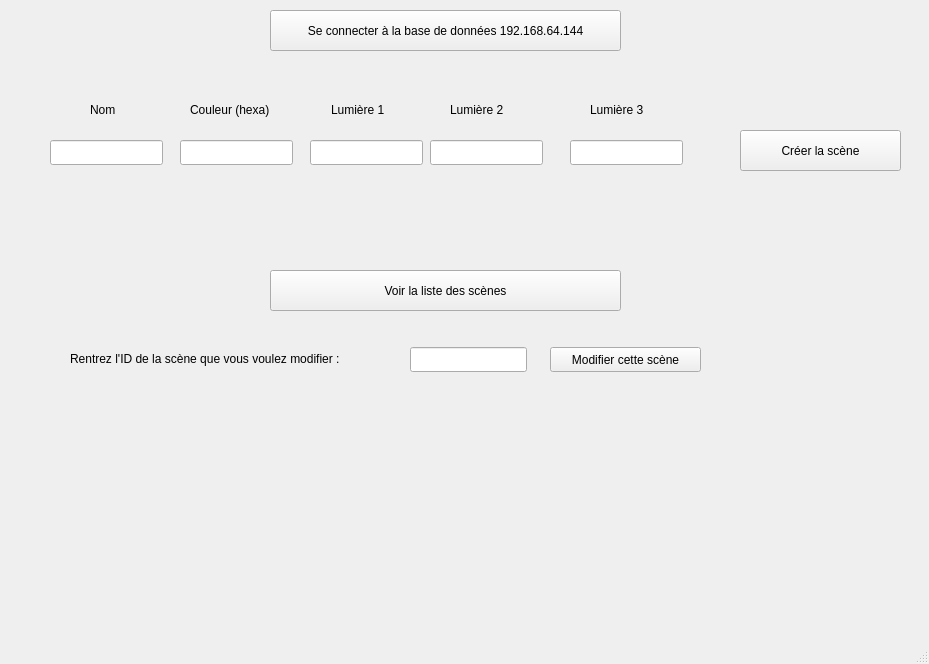
<?xml version="1.0" encoding="UTF-8"?>
<ui version="4.0">
 <class>MainWindow</class>
 <widget class="QMainWindow" name="MainWindow">
  <property name="geometry">
   <rect>
    <x>0</x>
    <y>0</y>
    <width>929</width>
    <height>664</height>
   </rect>
  </property>
  <property name="windowTitle">
   <string>MainWindow</string>
  </property>
  <widget class="QWidget" name="centralwidget">
   <widget class="QPushButton" name="pushButton">
    <property name="enabled">
     <bool>true</bool>
    </property>
    <property name="geometry">
     <rect>
      <x>270</x>
      <y>10</y>
      <width>351</width>
      <height>41</height>
     </rect>
    </property>
    <property name="text">
     <string>Se connecter à la base de données 192.168.64.144</string>
    </property>
   </widget>
   <widget class="QLabel" name="label">
    <property name="geometry">
     <rect>
      <x>320</x>
      <y>60</y>
      <width>351</width>
      <height>20</height>
     </rect>
    </property>
    <property name="text">
     <string/>
    </property>
   </widget>
   <widget class="QPushButton" name="pushButton_2">
    <property name="geometry">
     <rect>
      <x>740</x>
      <y>130</y>
      <width>161</width>
      <height>41</height>
     </rect>
    </property>
    <property name="text">
     <string>Créer la scène</string>
    </property>
   </widget>
   <widget class="QLabel" name="label_2">
    <property name="geometry">
     <rect>
      <x>90</x>
      <y>100</y>
      <width>62</width>
      <height>20</height>
     </rect>
    </property>
    <property name="text">
     <string>Nom</string>
    </property>
   </widget>
   <widget class="QLabel" name="label_3">
    <property name="geometry">
     <rect>
      <x>190</x>
      <y>100</y>
      <width>101</width>
      <height>20</height>
     </rect>
    </property>
    <property name="text">
     <string>Couleur (hexa)</string>
    </property>
   </widget>
   <widget class="QLabel" name="label_4">
    <property name="geometry">
     <rect>
      <x>331</x>
      <y>100</y>
      <width>65</width>
      <height>20</height>
     </rect>
    </property>
    <property name="text">
     <string>Lumière 1</string>
    </property>
   </widget>
   <widget class="QLabel" name="label_5">
    <property name="geometry">
     <rect>
      <x>450</x>
      <y>100</y>
      <width>71</width>
      <height>20</height>
     </rect>
    </property>
    <property name="text">
     <string>Lumière 2</string>
    </property>
   </widget>
   <widget class="QLabel" name="label_6">
    <property name="geometry">
     <rect>
      <x>590</x>
      <y>100</y>
      <width>71</width>
      <height>20</height>
     </rect>
    </property>
    <property name="text">
     <string>Lumière 3</string>
    </property>
   </widget>
   <widget class="QLineEdit" name="lineEdit">
    <property name="geometry">
     <rect>
      <x>50</x>
      <y>140</y>
      <width>113</width>
      <height>25</height>
     </rect>
    </property>
   </widget>
   <widget class="QLineEdit" name="lineEdit_2">
    <property name="geometry">
     <rect>
      <x>180</x>
      <y>140</y>
      <width>113</width>
      <height>25</height>
     </rect>
    </property>
   </widget>
   <widget class="QLineEdit" name="lineEdit_3">
    <property name="geometry">
     <rect>
      <x>310</x>
      <y>140</y>
      <width>113</width>
      <height>25</height>
     </rect>
    </property>
   </widget>
   <widget class="QLineEdit" name="lineEdit_4">
    <property name="geometry">
     <rect>
      <x>430</x>
      <y>140</y>
      <width>113</width>
      <height>25</height>
     </rect>
    </property>
   </widget>
   <widget class="QLineEdit" name="lineEdit_5">
    <property name="geometry">
     <rect>
      <x>570</x>
      <y>140</y>
      <width>113</width>
      <height>25</height>
     </rect>
    </property>
   </widget>
   <widget class="QLabel" name="label_7">
    <property name="geometry">
     <rect>
      <x>731</x>
      <y>180</y>
      <width>181</width>
      <height>20</height>
     </rect>
    </property>
    <property name="text">
     <string/>
    </property>
   </widget>
   <widget class="QPushButton" name="pushButton_3">
    <property name="geometry">
     <rect>
      <x>270</x>
      <y>270</y>
      <width>351</width>
      <height>41</height>
     </rect>
    </property>
    <property name="text">
     <string>Voir la liste des scènes</string>
    </property>
   </widget>
   <widget class="QLabel" name="label_8">
    <property name="geometry">
     <rect>
      <x>70</x>
      <y>350</y>
      <width>351</width>
      <height>17</height>
     </rect>
    </property>
    <property name="text">
     <string>Rentrez l'ID de la scène que vous voulez modifier : </string>
    </property>
   </widget>
   <widget class="QLineEdit" name="lineEdit_6">
    <property name="geometry">
     <rect>
      <x>410</x>
      <y>347</y>
      <width>117</width>
      <height>25</height>
     </rect>
    </property>
   </widget>
   <widget class="QPushButton" name="pushButton_4">
    <property name="geometry">
     <rect>
      <x>550</x>
      <y>347</y>
      <width>151</width>
      <height>25</height>
     </rect>
    </property>
    <property name="text">
     <string>Modifier cette scène</string>
    </property>
   </widget>
  </widget>
  <widget class="QMenuBar" name="menubar">
   <property name="geometry">
    <rect>
     <x>0</x>
     <y>0</y>
     <width>929</width>
     <height>22</height>
    </rect>
   </property>
  </widget>
  <widget class="QStatusBar" name="statusbar"/>
 </widget>
 <resources/>
 <connections>
  <connection>
   <sender>pushButton</sender>
   <signal>clicked()</signal>
   <receiver>MainWindow</receiver>
   <slot>SeConnecter()</slot>
   <hints>
    <hint type="sourcelabel">
     <x>445</x>
     <y>52</y>
    </hint>
    <hint type="destinationlabel">
     <x>464</x>
     <y>331</y>
    </hint>
   </hints>
  </connection>
  <connection>
   <sender>pushButton_2</sender>
   <signal>clicked()</signal>
   <receiver>MainWindow</receiver>
   <slot>CreerScene()</slot>
   <hints>
    <hint type="sourcelabel">
     <x>820</x>
     <y>172</y>
    </hint>
    <hint type="destinationlabel">
     <x>464</x>
     <y>331</y>
    </hint>
   </hints>
  </connection>
  <connection>
   <sender>pushButton_3</sender>
   <signal>clicked()</signal>
   <receiver>MainWindow</receiver>
   <slot>AfficherListeScene()</slot>
   <hints>
    <hint type="sourcelabel">
     <x>445</x>
     <y>312</y>
    </hint>
    <hint type="destinationlabel">
     <x>464</x>
     <y>331</y>
    </hint>
   </hints>
  </connection>
  <connection>
   <sender>pushButton_4</sender>
   <signal>clicked()</signal>
   <receiver>MainWindow</receiver>
   <slot>ModifScene()</slot>
   <hints>
    <hint type="sourcelabel">
     <x>625</x>
     <y>381</y>
    </hint>
    <hint type="destinationlabel">
     <x>464</x>
     <y>331</y>
    </hint>
   </hints>
  </connection>
 </connections>
 <slots>
  <slot>SeConnecter()</slot>
  <slot>CreerScene()</slot>
  <slot>ModifScene()</slot>
  <slot>AfficherListeScene()</slot>
 </slots>
</ui>
